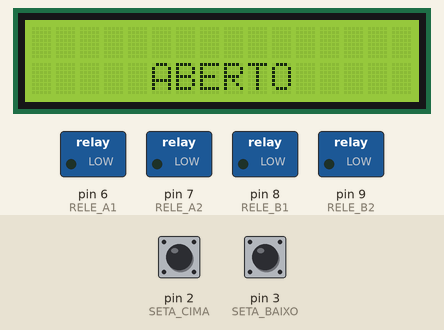
Recording of a sketch running on a simulated Arduino Uno, built with avr-gcc and run on an emulated ATmega328P. On the bench: 16×2 character LCD, switched loads named in the sketch (green lamp = pin HIGH). Wiring (inferred from the names in the program): character LCD (HD44780): RS A1; E A0; data pin 13, pin 12, pin 11, pin 10. Inputs (shaded band) come from the test bench; at power-on: pin 2 (SETA_CIMA) HIGH, pin 3 (SETA_BAIXO) LOW. Pins used as bus, display or sensor lines are not drawn.

Above: at 0.5 s.

The sketch:

tcc_anderson.ino
```cpp
/* * * * * * * * * * * * * * * * * * * * * * * * * * * * * * * * **
*                           ENTRADAS                              *
* * * * * * * * * * * * * * * * * * * * * * * * * * * * * * * * **/

// botões conectados aos bits 0, 1 e 2 da PORTB
#define SETA_CIMA   2
#define SETA_BAIXO  3
#define ENTER       4


/* * * * * * * * * * * * * * * * * * * * * * * * * * * * * * * * **
*                           SAÍDAS                                *
* * * * * * * * * * * * * * * * * * * * * * * * * * * * * * * * **/

// barramento de dados do LCD conectado à PORTD
#define LCD_D4 13 // d4
#define LCD_D5 12 // d5
#define LCD_D6 11 // d6
#define LCD_D7 10 // d7

#define RS          A1  /* INDICA P/ O DISPLAY UM DADO OU COMANDO
                            1 -> DADO
                            0 -> COMANDO            */
#define ENABLE      A0   /* SINAL DE ENABLE P/ DISPLAY
                         ATIVO NA BORDA DE DESCIDA */

// Relés conectados aos bits 0,1,2 e 3 da PORTA
#define RELE_A1     6 //
#define RELE_A2     7
#define RELE_B1     8
#define RELE_B2     9
```

funcoes.ino
```cpp
/* * * * * * * * * * * * * * * * * * * * * * * * * * * * * * * * **
*                FUNÇÕES ORDINÁRIAS                  *
* * * * * * * * * * * * * * * * * * * * * * * * * * * * * * * * **/

//-------------- INÍCIO da função ESCREVE_8vias ---------------
void PULSE()
{
    digitalWrite(ENABLE, HIGH);
    delayMicroseconds(1);
    digitalWrite(ENABLE, LOW);
}
//-------------- FIM da função PULSE ------------------


//-------------- INÍCIO da função ESCREVE_8vias ---------------
void ESCREVE_8vias(int DADO)
{
    digitalWrite(LCD_D4, (DADO & 0b00010000));
    digitalWrite(LCD_D5, (DADO & 0b00100000));
    digitalWrite(LCD_D6, (DADO & 0b01000000));
    digitalWrite(LCD_D7, (DADO & 0b10000000));
    PULSE();
    delay(1);
}
//-------------- FIM da função ESCREVE_8vias ------------------

//-------------- INÍCIO da função ESCREVE_4vias ---------------
void ESCREVE_4vias(int DADO)
{
    //----- ENVIANDO A PARTE ALTA ---------
    int aux = (DADO & 0b11110000);

    aux = aux >> 4;
    digitalWrite(LCD_D4, (aux & 0b00000001));
    digitalWrite(LCD_D5, (aux & 0b00000010));
    digitalWrite(LCD_D6, (aux & 0b00000100));
    digitalWrite(LCD_D7, (aux & 0b00001000));
    PULSE();
    delay(1);
//----- PARTE ALTA ENVIADA ------------


//----- ENVIANDO A PARTE BAIXA --------
    aux = (DADO & 0b00001111);

    digitalWrite(LCD_D4, (aux & 0b00000001));
    digitalWrite(LCD_D5, (aux & 0b00000010));
    digitalWrite(LCD_D6, (aux & 0b00000100));
    digitalWrite(LCD_D7, (aux & 0b00001000));

    PULSE();
    delay(1);
//----- PARTE BAIXA ENVIADA ---------
}
//-------------- FIM da função ESCREVE_4vias ------------------


//-------------- INÍCIO da função INICIALIZANDO_LCD ---------------
void INICIALIZANDO_LCD()
{
// ---- * ----- * estabilização do display * ------ * ----- * ------
    delay(50);

    digitalWrite(RS, LOW);
    digitalWrite(ENABLE, LOW);

    ESCREVE_8vias(0x30);
    delay(5);

    ESCREVE_8vias(0x30);
    delayMicroseconds(200);

    ESCREVE_8vias(0x30);
    delayMicroseconds(80);

    ESCREVE_8vias(0x20);
    delayMicroseconds(80);
// ---- * ----- * estabilização do display * ------ * ----- * ------


    ESCREVE_4vias(0x28);  /*Estabelece as condições de utilização. Neste caso, comunicação em quatro
vias, display de duas linhas e matriz de 7x5.*/
    delayMicroseconds(80);

//**** a partir daqui o display está configurado para comunicação em 4 vias ****

    ESCREVE_4vias(0x08);
    delayMicroseconds(80);

    ESCREVE_4vias(0x01);  /*Comando para limpar o display e posicionar o cursor na primeira linha,
primeira coluna (esquerda).*/
    delay(4);

    ESCREVE_4vias(0x0C);/*comando para ligar o display sem cursor.*/
    delayMicroseconds(80);

   // ESCREVE_4vias(0x0C);;/*comando para ligar o display sem cursor.*/
    //delayMicroseconds(80);

    ESCREVE_4vias(0x06);/*comando para estabelecer o modo de entrada. Deslocamento automático do cursor para a direita.*/
    delay(20);
}
//-------------- FIM da função INICIALIZANDO_LCD ------------------

//-------------- INÍCIO da função espera_tecla -----------------
void espera_tecla()
{
    delay(40); // debounce

    while( (digitalRead(SETA_CIMA) == 0) || (digitalRead(SETA_BAIXO) == 0) ||
           (digitalRead(ENTER) == 0) )
    {

    };
    delay(40); // debounce
}
//-------------- FIM da função espera_tecla ---------------------

//-------------- INÍCIO da função INICIA_TXT_LCD -----------------
void INICIA_TXT_LCD()
{
  digitalWrite(RS, LOW);
  ESCREVE_4vias(0x01); // apaga todo o conteúdo no LCD, posiciona o cursor no início
  delay(20);

  digitalWrite(RS, HIGH); // para o LCD reconhecer como letras o código passado
  ESCREVE_4vias(' ');
  ESCREVE_4vias(' ');
  ESCREVE_4vias('C');
  ESCREVE_4vias('a');
  ESCREVE_4vias('p');
  ESCREVE_4vias('a');
  ESCREVE_4vias('c');
  ESCREVE_4vias('i');
  ESCREVE_4vias('t');
  ESCREVE_4vias('a');
  ESCREVE_4vias('n');
  ESCREVE_4vias('c');
  ESCREVE_4vias('i');
  ESCREVE_4vias('a');
}
//-------------- FIM da função INICIA_TXT_LCD --------------------

//-------------- INÍCIO da função MOSTRA_OPCAO_CAPACITANCIA -----------------
void MOSTRA_OPCAO_CAPACITANCIA(int cap_op)
{
  INICIA_TXT_LCD();

  digitalWrite(RS, LOW);
  ESCREVE_4vias(0xC0); // posiciona cursor no início da segunda linha

  digitalWrite(RS, HIGH);
  if(cap_op == 1)
  {
      ESCREVE_4vias(' ');
      ESCREVE_4vias(' ');
      ESCREVE_4vias(' ');
      ESCREVE_4vias(' ');
      ESCREVE_4vias(' ');
      ESCREVE_4vias('0');
      ESCREVE_4vias(',');
      ESCREVE_4vias('5');
      ESCREVE_4vias('0');
      ESCREVE_4vias('0');
      ESCREVE_4vias('x');
      ESCREVE_4vias('C');
  }else if(cap_op == 2)
  {
      ESCREVE_4vias(' ');
      ESCREVE_4vias(' ');
      ESCREVE_4vias(' ');
      ESCREVE_4vias(' ');
      ESCREVE_4vias(' ');
      ESCREVE_4vias('1');
      ESCREVE_4vias(',');
      ESCREVE_4vias('0');
      ESCREVE_4vias('0');
      ESCREVE_4vias('0');
      ESCREVE_4vias('x');
      ESCREVE_4vias('C');
  }else if(cap_op == 3)
  {
      ESCREVE_4vias(' ');
      ESCREVE_4vias(' ');
      ESCREVE_4vias(' ');
      ESCREVE_4vias(' ');
      ESCREVE_4vias(' ');
      ESCREVE_4vias('1');
      ESCREVE_4vias(',');
      ESCREVE_4vias('5');
      ESCREVE_4vias('0');
      ESCREVE_4vias('0');
      ESCREVE_4vias('x');
      ESCREVE_4vias('C');
  }else if(cap_op == 4)
  {
      ESCREVE_4vias(' ');
      ESCREVE_4vias(' ');
      ESCREVE_4vias(' ');
      ESCREVE_4vias(' ');
      ESCREVE_4vias(' ');
      ESCREVE_4vias('2');
      ESCREVE_4vias(',');
      ESCREVE_4vias('0');
      ESCREVE_4vias('0');
      ESCREVE_4vias('0');
      ESCREVE_4vias('x');
      ESCREVE_4vias('C');
  }else if(cap_op == 5)
  {
      digitalWrite(RS, LOW);
      ESCREVE_4vias(0x01); // apaga todo o conteúdo no LCD, posiciona o cursor no início
      delay(20);
      ESCREVE_4vias(0xC0); // posiciona cursor no início da segunda linha

      digitalWrite(RS, HIGH);

      ESCREVE_4vias(' ');
      ESCREVE_4vias(' ');
      ESCREVE_4vias(' ');
      ESCREVE_4vias(' ');
      ESCREVE_4vias(' ');
      ESCREVE_4vias('A');
      ESCREVE_4vias('B');
      ESCREVE_4vias('E');
      ESCREVE_4vias('R');
      ESCREVE_4vias('T');
      ESCREVE_4vias('O');
  }

}
//-------------- FIM da função MOSTRA_OPCAO_CAPACITANCIA --------------------

//-------------- INÍCIO da função SELECIONA_CAPACITANCIA -----------------
void SELECIONA_CAPACITANCIA(int cap_op)
{
    // 0 -> rele ligado
    // 1 -> rele desligado
    if(cap_op == 1) // capacitância em 0,5*C
    {
        digitalWrite(RELE_A1, LOW); // somente A1 e A2 ligados
        digitalWrite(RELE_A2, LOW);
        digitalWrite(RELE_B1, HIGH);
        digitalWrite(RELE_B2, HIGH);
    }else if(cap_op == 2) // capacitância em 1,0*C
    {
        digitalWrite(RELE_A1, LOW); // somente A1 ligado
        digitalWrite(RELE_A2, HIGH);
        digitalWrite(RELE_B1, HIGH);
        digitalWrite(RELE_B2, HIGH);
    }else if(cap_op == 3) // capacitância em 1,5*C
    {
        digitalWrite(RELE_A1, LOW); // somente A1, B1 e B2 ligados
        digitalWrite(RELE_A2, HIGH);
        digitalWrite(RELE_B1, LOW);
        digitalWrite(RELE_B2, LOW);
    }else if(cap_op == 4) // capacitância em 2,0*C
    {
        digitalWrite(RELE_A1, LOW); // somente A1 e B1 ligados
        digitalWrite(RELE_A2, HIGH);
        digitalWrite(RELE_B1, LOW);
        digitalWrite(RELE_B2, HIGH);
    }else if(cap_op == 5) // circuito aberto
    {
        digitalWrite(RELE_A1, HIGH); // todos os relés desligados
        digitalWrite(RELE_A2, HIGH);
        digitalWrite(RELE_B1, HIGH);
        digitalWrite(RELE_B2, HIGH);
    }
}
//-------------- FIM da função SELECIONA_CAPACITANCIA --------------------
```

loop.ino
```cpp
void loop() {
    int cap_selecionada = 1;
    INICIALIZANDO_LCD();

    delay(100);
    unsigned time;

    INICIA_TXT_LCD();
    MOSTRA_OPCAO_CAPACITANCIA(cap_selecionada); // inicia com capacitância em 0,5*C


    while(1)
    {
      delay(2); //estabilização

      if(digitalRead(SETA_CIMA) == 0)// seta pra cima pressionada - aumenta 0,5*C a capacitância no LCD
      {
          if(cap_selecionada == 5)
          {
              cap_selecionada = 1;
          }else
          {
              cap_selecionada = cap_selecionada + 1;
          }

          MOSTRA_OPCAO_CAPACITANCIA(cap_selecionada);
          espera_tecla(); // debounce e espera soltar a tecla pra voltar a executar o programa
      }else if(digitalRead(SETA_BAIXO) == 0)// seta pra baixo pressionada - diminui 0,5*C a capacitÃ¢ncia no LCD
      {

        if(cap_selecionada == 1)
        {
            cap_selecionada = 5;
        }else
        {
            cap_selecionada = cap_selecionada - 1;
        }
        MOSTRA_OPCAO_CAPACITANCIA(cap_selecionada);
        espera_tecla(); // debounce e espera soltar a tecla pra voltar a executar o programa
      }else if(digitalRead(ENTER) == 0)// tecla enter pressionado entrega na saída do circuito o valor de capacitância selecionado
      {
        SELECIONA_CAPACITANCIA(cap_selecionada);
        espera_tecla(); // debounce e espera soltar a tecla pra voltar a executar o programa
      }
    };

}
```

setup.ino
```cpp
void setup() {
  // put your setup code here, to run once:
  pinMode(SETA_CIMA, INPUT);
  pinMode(SETA_BAIXO, INPUT);
  pinMode(ENTER, INPUT);

  pinMode(LCD_D4, OUTPUT);
  pinMode(LCD_D5, OUTPUT);
  pinMode(LCD_D6, OUTPUT);
  pinMode(LCD_D7, OUTPUT);

  pinMode(RS, OUTPUT);
  pinMode(ENABLE, OUTPUT);


  pinMode(RELE_A1, OUTPUT);
  pinMode(RELE_A2, OUTPUT);
  pinMode(RELE_B1, OUTPUT);
  pinMode(RELE_B2, OUTPUT);
}
```
